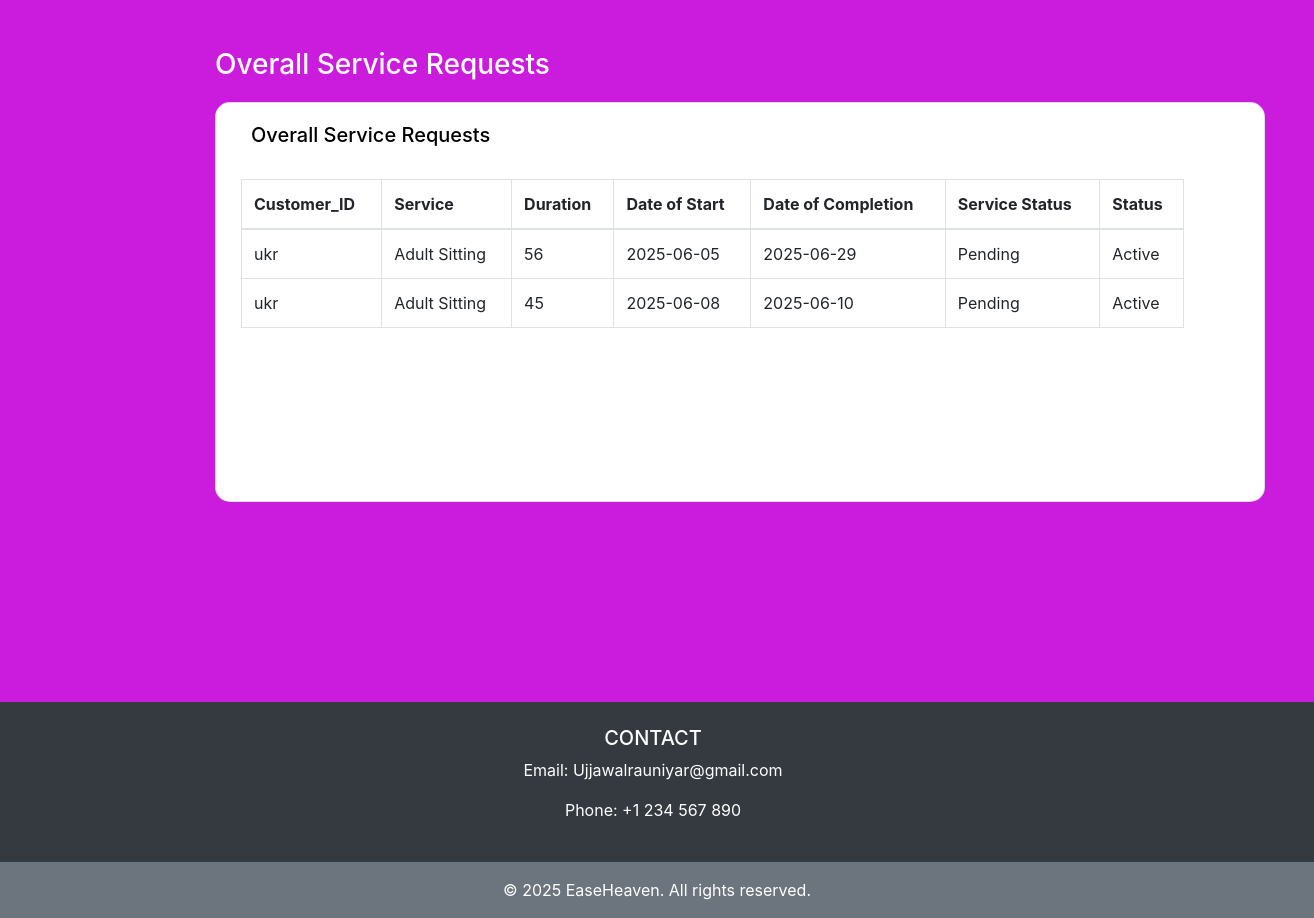
The page /Professionals_Dash (signed in, lower part) on the database as committed earlier.
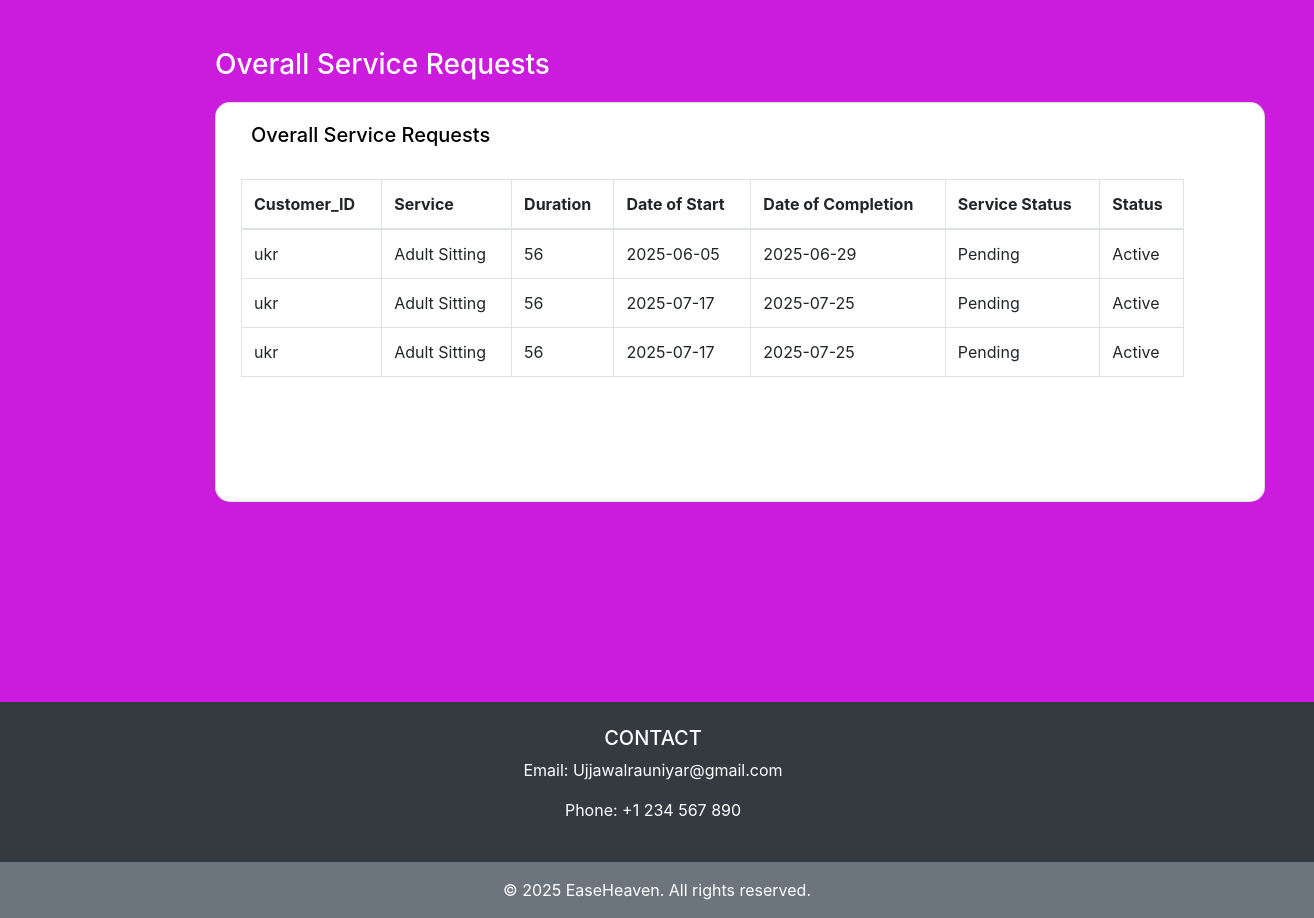
The same page on the database as committed later.
### tables this page shows
CREATE TABLE service_request (
	sr_id INTEGER NOT NULL, 
	username VARCHAR(50) NOT NULL, 
	service VARCHAR(100) NOT NULL, 
	duration VARCHAR(50) NOT NULL, 
	date_e DATE NOT NULL, 
	date_o DATE NOT NULL, 
	ser_st VARCHAR(50) NOT NULL, 
	status VARCHAR(50) NOT NULL, 
	prf_id INTEGER NOT NULL, 
	PRIMARY KEY (sr_id)
);

### backend/main.py (the view)
@app.route('/Professionals_Dash',methods=['GET', 'POST'])
def Pr_dash():
    ID = session['partner_id']
    db = get_db()
    cursor=db.cursor()
    cursor.execute('SELECT username , service , duration ,date_o, date_e, ser_st,status FROM service_request WHERE prf_id=? and status=?', (ID, 'Active' ))
    table1 = cursor.fetchall()
    cursor.execute('SELECT service FROM active_professional WHERE username = ?', (ID,))
    service_row = cursor.fetchone()
    if service_row:
        service_name = service_row[0]
        cursor.execute(
        'SELECT username, service, duration, date_o, date_e, ser_st, status '
        'FROM service_request WHERE service = ? AND status IN (?, ?)',
        (service_name, 'Active', 'Pending')
        )
        table2 = cursor.fetchall()
    else:
        table2 = []
    cursor.execute(
        'SELECT username, service, duration, date_o, date_e, ser_st, status FROM service_request WHERE prf_id = ? AND status IN (?)'
        ,
        (ID, 'Closed')
        )
    table3 = cursor.fetchall()
    cursor.execute(
        'SELECT username, service, duration, date_o, date_e, ser_st, status FROM service_request WHERE status IN (?, ?)'
        ,
        ('Active', 'Pending')
        )
    table4 = cursor.fetchall()
    if  'Pr_review' in request.form:
        rv=request.form['review']
        cursor.execute('''INSERT INTO review (username, review) VALUES (?, ?)''', (ID, rv))
        db.commit()
        flash('Review Submitted!', 'success')
    result = None  # to hold the searched service result
    if request.method == 'POST':
        username = request.form.get('customer_id')
        cursor.execute("SELECT name, gender , phone , pincode ,address , email,status FROM customer_details WHERE username = ? and status=?", (username,'Unblocked'))
        result = cursor.fetchone()
    return render_template('Pr_Dash.html',table1=table1,result=result,table2=table2,table3=table3,table4=table4)

### backend/main.py (called while the page is built)
def get_db():
    db = getattr(g, '_database',None)
    if db is None:
        db = g._database = sqlite3.connect(Database)
    return db

### templates/Pr_Dash.html (shortened to what this page needs)
{% extends "base.html" %}
{% block content %}
    <div style="margin-left: 200px; margin-top: 50px;">
        <h3 style=" color: white;">Overall Service Requests</h3>
        <form action="/Professionals_Dash" method="post" >
        <div class="card" style="height: 400px; width: 1050px; border-radius: 15px; background-color: white; margin-top: 20px;">
      <div class="mb-3" style="width: 90%; margin-left: 25px; margin-top: 20px;">
        <h5 style="color: black; margin-left: 10px;">Overall Service Requests</h5>
        <br>
        <table class="table table-bordered" style="width: 100%;" >
      <thead>
        <tr>
          <th>Customer_ID</th>
          <th>Service</th>
          <th>Duration</th>
          <th>Date of Start</th>
          <th>Date of Completion</th>
          <th>Service Status</th>
          <th>Status</th>
        </tr>
      </thead>
      <tbody>
        {% for user1 in table4 %}
<tr>
  <td>{{ user1[0] }}</td>
  <td>{{ user1[1] }}</td>
  <td>{{ user1[2] }}</td>
  <td>{{ user1[3] }}</td>
  <td>{{ user1[4] }}</td>
  <td>{{ user1[5] }}</td>
  <td>{{ user1[6] }}</td>
    </div>
{% endfor %}
      </div>
  {% endblock %}

Rows that differ between the two databases and show on the page:
no longer on this page (row edited): service_request: username "ukr", service "Adult Sitting", duration "45", date_o "2025-06-08", date_e "2025-06-10", ser_st "Pending", status "Active"
added service_request: username "ukr", service "Adult Sitting", duration "56", date_o "2025-07-17", date_e "2025-07-25", ser_st "Pending", status "Active"
added service_request: username "ukr", service "Adult Sitting", duration "56", date_o "2025-07-17", date_e "2025-07-25", ser_st "Pending", status "Active"
